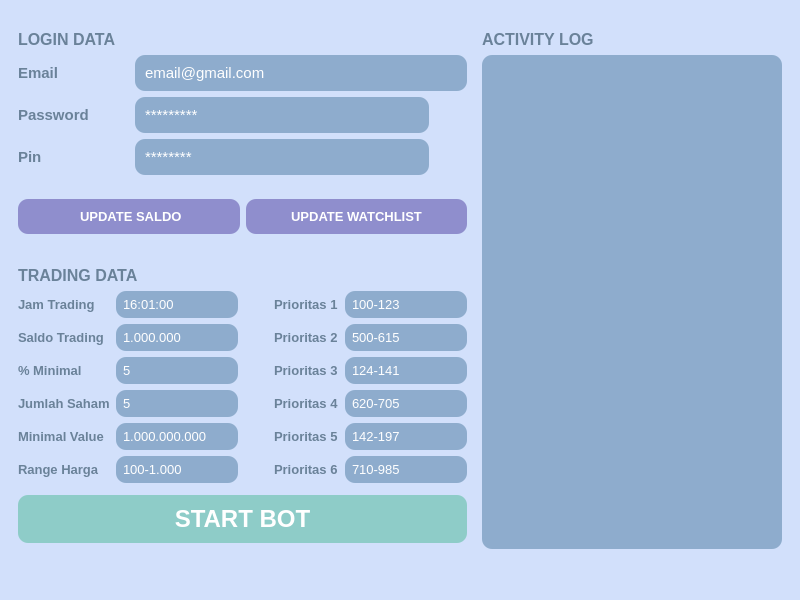
<?xml version="1.0" encoding="UTF-8"?>
<ui version="4.0">
 <class>STOCKBITBOT</class>
 <widget class="QMainWindow" name="STOCKBITBOT">
  <property name="geometry">
   <rect>
    <x>0</x>
    <y>0</y>
    <width>800</width>
    <height>600</height>
   </rect>
  </property>
  <property name="minimumSize">
   <size>
    <width>150</width>
    <height>0</height>
   </size>
  </property>
  <property name="font">
   <font>
    <pointsize>12</pointsize>
   </font>
  </property>
  <property name="windowTitle">
   <string>Stockbit Bot</string>
  </property>
  <property name="styleSheet">
   <string notr="true">background-color: rgb(210, 224, 251);</string>
  </property>
  <widget class="QWidget" name="centralwidget">
   <layout class="QGridLayout" name="gridLayout">
    <item row="8" column="2">
     <widget class="QLabel" name="label_8">
      <property name="font">
       <font>
        <pointsize>12</pointsize>
        <weight>75</weight>
        <bold>true</bold>
       </font>
      </property>
      <property name="styleSheet">
       <string notr="true">color: rgb(106, 130, 153);</string>
      </property>
      <property name="text">
       <string>TRADING DATA</string>
      </property>
     </widget>
    </item>
    <item row="1" column="2">
     <widget class="QLabel" name="label_6">
      <property name="sizePolicy">
       <sizepolicy hsizetype="Expanding" vsizetype="Preferred">
        <horstretch>0</horstretch>
        <verstretch>0</verstretch>
       </sizepolicy>
      </property>
      <property name="font">
       <font>
        <pointsize>12</pointsize>
        <weight>75</weight>
        <bold>true</bold>
       </font>
      </property>
      <property name="styleSheet">
       <string notr="true">color: rgb(106, 130, 153);</string>
      </property>
      <property name="text">
       <string>LOGIN DATA</string>
      </property>
     </widget>
    </item>
    <item row="6" column="2">
     <layout class="QGridLayout" name="gridLayout_4">
      <item row="0" column="1">
       <widget class="QPushButton" name="update_watchlist_button">
        <property name="sizePolicy">
         <sizepolicy hsizetype="Expanding" vsizetype="Preferred">
          <horstretch>0</horstretch>
          <verstretch>0</verstretch>
         </sizepolicy>
        </property>
        <property name="minimumSize">
         <size>
          <width>0</width>
          <height>0</height>
         </size>
        </property>
        <property name="font">
         <font>
          <pointsize>10</pointsize>
          <weight>75</weight>
          <bold>true</bold>
         </font>
        </property>
        <property name="styleSheet">
         <string notr="true">color: rgb(255, 255, 255);background-color: rgb(143, 142, 205);
border-radius: 10px;
padding: 10px;</string>
        </property>
        <property name="text">
         <string>UPDATE WATCHLIST</string>
        </property>
       </widget>
      </item>
      <item row="0" column="0">
       <widget class="QPushButton" name="update_saldo_button">
        <property name="sizePolicy">
         <sizepolicy hsizetype="Expanding" vsizetype="Preferred">
          <horstretch>0</horstretch>
          <verstretch>0</verstretch>
         </sizepolicy>
        </property>
        <property name="minimumSize">
         <size>
          <width>0</width>
          <height>0</height>
         </size>
        </property>
        <property name="sizeIncrement">
         <size>
          <width>0</width>
          <height>0</height>
         </size>
        </property>
        <property name="baseSize">
         <size>
          <width>10</width>
          <height>10</height>
         </size>
        </property>
        <property name="font">
         <font>
          <pointsize>10</pointsize>
          <weight>75</weight>
          <bold>true</bold>
         </font>
        </property>
        <property name="styleSheet">
         <string notr="true">background-color: rgb(143, 142, 205);
color: rgb(255, 255, 255);
border-radius: 10px;
padding: 1px;
</string>
        </property>
        <property name="text">
         <string> UPDATE SALDO</string>
        </property>
        <property name="checkable">
         <bool>false</bool>
        </property>
        <property name="autoDefault">
         <bool>false</bool>
        </property>
        <property name="default">
         <bool>false</bool>
        </property>
        <property name="flat">
         <bool>false</bool>
        </property>
       </widget>
      </item>
     </layout>
    </item>
    <item row="0" column="2">
     <spacer name="verticalSpacer">
      <property name="orientation">
       <enum>Qt::Vertical</enum>
      </property>
      <property name="sizeType">
       <enum>QSizePolicy::Preferred</enum>
      </property>
      <property name="sizeHint" stdset="0">
       <size>
        <width>20</width>
        <height>40</height>
       </size>
      </property>
     </spacer>
    </item>
    <item row="6" column="3">
     <spacer name="horizontalSpacer_3">
      <property name="orientation">
       <enum>Qt::Horizontal</enum>
      </property>
      <property name="sizeType">
       <enum>QSizePolicy::Preferred</enum>
      </property>
      <property name="sizeHint" stdset="0">
       <size>
        <width>40</width>
        <height>20</height>
       </size>
      </property>
     </spacer>
    </item>
    <item row="1" column="0">
     <spacer name="horizontalSpacer">
      <property name="orientation">
       <enum>Qt::Horizontal</enum>
      </property>
      <property name="sizeType">
       <enum>QSizePolicy::Preferred</enum>
      </property>
      <property name="sizeHint" stdset="0">
       <size>
        <width>40</width>
        <height>20</height>
       </size>
      </property>
     </spacer>
    </item>
    <item row="1" column="5">
     <spacer name="horizontalSpacer_2">
      <property name="orientation">
       <enum>Qt::Horizontal</enum>
      </property>
      <property name="sizeType">
       <enum>QSizePolicy::Preferred</enum>
      </property>
      <property name="sizeHint" stdset="0">
       <size>
        <width>40</width>
        <height>20</height>
       </size>
      </property>
     </spacer>
    </item>
    <item row="1" column="4">
     <layout class="QHBoxLayout" name="horizontalLayout_3">
      <item>
       <widget class="QLabel" name="activity_log_button">
        <property name="sizePolicy">
         <sizepolicy hsizetype="Expanding" vsizetype="Preferred">
          <horstretch>0</horstretch>
          <verstretch>0</verstretch>
         </sizepolicy>
        </property>
        <property name="font">
         <font>
          <pointsize>12</pointsize>
          <weight>75</weight>
          <bold>true</bold>
         </font>
        </property>
        <property name="styleSheet">
         <string notr="true">color: rgb(106, 130, 153);</string>
        </property>
        <property name="text">
         <string>ACTIVITY LOG</string>
        </property>
       </widget>
      </item>
      <item>
       <widget class="QLabel" name="timer_start_trading">
        <property name="sizePolicy">
         <sizepolicy hsizetype="Expanding" vsizetype="Preferred">
          <horstretch>0</horstretch>
          <verstretch>0</verstretch>
         </sizepolicy>
        </property>
        <property name="styleSheet">
         <string notr="true">color: rgb(255, 0, 0);</string>
        </property>
        <property name="text">
         <string/>
        </property>
        <property name="alignment">
         <set>Qt::AlignRight|Qt::AlignTrailing|Qt::AlignVCenter</set>
        </property>
       </widget>
      </item>
     </layout>
    </item>
    <item row="2" column="4" rowspan="11">
     <widget class="QPlainTextEdit" name="loggerPanel">
      <property name="enabled">
       <bool>true</bool>
      </property>
      <property name="sizePolicy">
       <sizepolicy hsizetype="Expanding" vsizetype="Expanding">
        <horstretch>0</horstretch>
        <verstretch>0</verstretch>
       </sizepolicy>
      </property>
      <property name="minimumSize">
       <size>
        <width>300</width>
        <height>0</height>
       </size>
      </property>
      <property name="sizeIncrement">
       <size>
        <width>5</width>
        <height>0</height>
       </size>
      </property>
      <property name="baseSize">
       <size>
        <width>0</width>
        <height>0</height>
       </size>
      </property>
      <property name="font">
       <font>
        <pointsize>7</pointsize>
       </font>
      </property>
      <property name="styleSheet">
       <string notr="true">border-color: rgb(0, 255, 127);
border-radius: 10px;
background-color: rgb(142, 172, 205);
color: rgb(0, 0, 0);
padding: 10px;</string>
      </property>
      <property name="plainText">
       <string/>
      </property>
     </widget>
    </item>
    <item row="2" column="2">
     <layout class="QGridLayout" name="gridLayout_3">
      <item row="1" column="2">
       <spacer name="horizontalSpacer_5">
        <property name="orientation">
         <enum>Qt::Horizontal</enum>
        </property>
        <property name="sizeType">
         <enum>QSizePolicy::Minimum</enum>
        </property>
        <property name="sizeHint" stdset="0">
         <size>
          <width>40</width>
          <height>20</height>
         </size>
        </property>
       </spacer>
      </item>
      <item row="2" column="1">
       <widget class="QLabel" name="pin_label">
        <property name="font">
         <font>
          <pointsize>11</pointsize>
          <weight>75</weight>
          <bold>true</bold>
         </font>
        </property>
        <property name="styleSheet">
         <string notr="true">color: rgb(106, 130, 153);</string>
        </property>
        <property name="text">
         <string>Pin</string>
        </property>
       </widget>
      </item>
      <item row="2" column="3">
       <widget class="QLineEdit" name="pin_input">
        <property name="sizePolicy">
         <sizepolicy hsizetype="Expanding" vsizetype="Preferred">
          <horstretch>0</horstretch>
          <verstretch>0</verstretch>
         </sizepolicy>
        </property>
        <property name="minimumSize">
         <size>
          <width>0</width>
          <height>0</height>
         </size>
        </property>
        <property name="font">
         <font>
          <pointsize>11</pointsize>
         </font>
        </property>
        <property name="styleSheet">
         <string notr="true">border-color: rgb(0, 255, 127);
border-radius: 10px;
color: rgb(255, 255, 255);
padding: 8px;
background-color: rgb(142, 172, 205);</string>
        </property>
        <property name="text">
         <string>********</string>
        </property>
       </widget>
      </item>
      <item row="1" column="3">
       <widget class="QLineEdit" name="password_input">
        <property name="sizePolicy">
         <sizepolicy hsizetype="Expanding" vsizetype="Preferred">
          <horstretch>0</horstretch>
          <verstretch>0</verstretch>
         </sizepolicy>
        </property>
        <property name="minimumSize">
         <size>
          <width>0</width>
          <height>0</height>
         </size>
        </property>
        <property name="font">
         <font>
          <pointsize>11</pointsize>
         </font>
        </property>
        <property name="styleSheet">
         <string notr="true">border-color: rgb(0, 255, 127);
border-radius: 10px;
background-color: rgb(142, 172, 205);
color: rgb(255, 255, 255);
padding:8px;</string>
        </property>
        <property name="text">
         <string>*********</string>
        </property>
       </widget>
      </item>
      <item row="1" column="1">
       <widget class="QLabel" name="password_label">
        <property name="font">
         <font>
          <pointsize>11</pointsize>
          <weight>75</weight>
          <bold>true</bold>
         </font>
        </property>
        <property name="styleSheet">
         <string notr="true">color: rgb(106, 130, 153);</string>
        </property>
        <property name="text">
         <string>Password</string>
        </property>
       </widget>
      </item>
      <item row="0" column="1">
       <widget class="QLabel" name="email_label">
        <property name="font">
         <font>
          <pointsize>11</pointsize>
          <weight>75</weight>
          <bold>true</bold>
         </font>
        </property>
        <property name="styleSheet">
         <string notr="true">color: rgb(106, 130, 153);</string>
        </property>
        <property name="text">
         <string>Email</string>
        </property>
       </widget>
      </item>
      <item row="2" column="4">
       <widget class="QPushButton" name="hide_pin_button">
        <property name="styleSheet">
         <string notr="true">border-radius: 10px;
padding: 5x;</string>
        </property>
        <property name="text">
         <string/>
        </property>
        <property name="icon">
         <iconset>
          <normaloff>../file source/show password.png</normaloff>../file source/show password.png</iconset>
        </property>
       </widget>
      </item>
      <item row="0" column="3" colspan="2">
       <widget class="QLineEdit" name="email_input">
        <property name="sizePolicy">
         <sizepolicy hsizetype="Expanding" vsizetype="Preferred">
          <horstretch>0</horstretch>
          <verstretch>0</verstretch>
         </sizepolicy>
        </property>
        <property name="minimumSize">
         <size>
          <width>0</width>
          <height>0</height>
         </size>
        </property>
        <property name="maximumSize">
         <size>
          <width>16777215</width>
          <height>16777215</height>
         </size>
        </property>
        <property name="font">
         <font>
          <pointsize>11</pointsize>
         </font>
        </property>
        <property name="styleSheet">
         <string notr="true">border-color: rgb(0, 255, 127);
border-radius: 10px;
background-color: rgb(142, 172, 205);
padding: 8px;
color: rgb(255, 255, 255);</string>
        </property>
        <property name="text">
         <string>email@gmail.com</string>
        </property>
       </widget>
      </item>
      <item row="1" column="4">
       <widget class="QPushButton" name="hide_password_button">
        <property name="styleSheet">
         <string notr="true">border-radius: 10px;
padding: 5x;</string>
        </property>
        <property name="text">
         <string/>
        </property>
        <property name="icon">
         <iconset>
          <normaloff>../file source/show password.png</normaloff>../file source/show password.png</iconset>
        </property>
       </widget>
      </item>
     </layout>
    </item>
    <item row="9" column="2">
     <layout class="QGridLayout" name="gridLayout_6">
      <item row="6" column="2">
       <spacer name="horizontalSpacer_4">
        <property name="orientation">
         <enum>Qt::Horizontal</enum>
        </property>
        <property name="sizeType">
         <enum>QSizePolicy::Preferred</enum>
        </property>
        <property name="sizeHint" stdset="0">
         <size>
          <width>40</width>
          <height>20</height>
         </size>
        </property>
       </spacer>
      </item>
      <item row="5" column="4">
       <widget class="QLineEdit" name="prioritas5_input">
        <property name="sizePolicy">
         <sizepolicy hsizetype="Expanding" vsizetype="Expanding">
          <horstretch>0</horstretch>
          <verstretch>0</verstretch>
         </sizepolicy>
        </property>
        <property name="minimumSize">
         <size>
          <width>0</width>
          <height>0</height>
         </size>
        </property>
        <property name="font">
         <font>
          <pointsize>10</pointsize>
         </font>
        </property>
        <property name="styleSheet">
         <string notr="true">border-color: rgb(0, 255, 127);
border-radius: 10px;
background-color: rgb(142, 172, 205);
color: rgb(255, 255, 255);
padding: 5px;</string>
        </property>
        <property name="text">
         <string>142-197</string>
        </property>
       </widget>
      </item>
      <item row="6" column="3">
       <widget class="QLabel" name="label_7">
        <property name="font">
         <font>
          <pointsize>10</pointsize>
          <weight>75</weight>
          <bold>true</bold>
         </font>
        </property>
        <property name="styleSheet">
         <string notr="true">color: rgb(106, 130, 153);</string>
        </property>
        <property name="text">
         <string>Prioritas 6</string>
        </property>
       </widget>
      </item>
      <item row="5" column="3">
       <widget class="QLabel" name="label_5">
        <property name="font">
         <font>
          <pointsize>10</pointsize>
          <weight>75</weight>
          <bold>true</bold>
         </font>
        </property>
        <property name="styleSheet">
         <string notr="true">color: rgb(106, 130, 153);</string>
        </property>
        <property name="text">
         <string>Prioritas 5</string>
        </property>
       </widget>
      </item>
      <item row="2" column="4">
       <widget class="QLineEdit" name="prioritas2_input">
        <property name="sizePolicy">
         <sizepolicy hsizetype="Expanding" vsizetype="Expanding">
          <horstretch>0</horstretch>
          <verstretch>0</verstretch>
         </sizepolicy>
        </property>
        <property name="font">
         <font>
          <pointsize>10</pointsize>
         </font>
        </property>
        <property name="styleSheet">
         <string notr="true">border-color: rgb(0, 255, 127);
border-radius: 10px;
background-color: rgb(142, 172, 205);
color: rgb(255, 255, 255);
padding: 5px;</string>
        </property>
        <property name="text">
         <string>500-615</string>
        </property>
       </widget>
      </item>
      <item row="1" column="4">
       <widget class="QLineEdit" name="prioritas1_input">
        <property name="sizePolicy">
         <sizepolicy hsizetype="Expanding" vsizetype="Expanding">
          <horstretch>0</horstretch>
          <verstretch>0</verstretch>
         </sizepolicy>
        </property>
        <property name="minimumSize">
         <size>
          <width>0</width>
          <height>0</height>
         </size>
        </property>
        <property name="font">
         <font>
          <pointsize>10</pointsize>
         </font>
        </property>
        <property name="styleSheet">
         <string notr="true">border-color: rgb(0, 255, 127);
border-radius: 10px;
color: rgb(255, 255, 255);
padding: 5px;
background-color: rgb(142, 172, 205);</string>
        </property>
        <property name="text">
         <string>100-123</string>
        </property>
       </widget>
      </item>
      <item row="6" column="0">
       <widget class="QLabel" name="range_harga_label">
        <property name="font">
         <font>
          <pointsize>10</pointsize>
          <weight>75</weight>
          <bold>true</bold>
         </font>
        </property>
        <property name="styleSheet">
         <string notr="true">color: rgb(106, 130, 153);</string>
        </property>
        <property name="text">
         <string>Range Harga</string>
        </property>
       </widget>
      </item>
      <item row="2" column="3">
       <widget class="QLabel" name="label_2">
        <property name="font">
         <font>
          <pointsize>10</pointsize>
          <weight>75</weight>
          <bold>true</bold>
         </font>
        </property>
        <property name="styleSheet">
         <string notr="true">color: rgb(106, 130, 153);</string>
        </property>
        <property name="text">
         <string>Prioritas 2</string>
        </property>
       </widget>
      </item>
      <item row="1" column="3">
       <widget class="QLabel" name="label">
        <property name="font">
         <font>
          <pointsize>10</pointsize>
          <weight>75</weight>
          <bold>true</bold>
         </font>
        </property>
        <property name="styleSheet">
         <string notr="true">color: rgb(106, 130, 153);</string>
        </property>
        <property name="text">
         <string>Prioritas 1</string>
        </property>
       </widget>
      </item>
      <item row="6" column="4">
       <widget class="QLineEdit" name="prioritas6_input">
        <property name="sizePolicy">
         <sizepolicy hsizetype="Expanding" vsizetype="Expanding">
          <horstretch>0</horstretch>
          <verstretch>0</verstretch>
         </sizepolicy>
        </property>
        <property name="minimumSize">
         <size>
          <width>0</width>
          <height>0</height>
         </size>
        </property>
        <property name="font">
         <font>
          <pointsize>10</pointsize>
          <weight>50</weight>
          <bold>false</bold>
         </font>
        </property>
        <property name="styleSheet">
         <string notr="true">border-color: rgb(0, 255, 127);
border-radius: 10px;
background-color: rgb(142, 172, 205);
color: rgb(255, 255, 255);
padding: 5px;</string>
        </property>
        <property name="text">
         <string>710-985</string>
        </property>
       </widget>
      </item>
      <item row="6" column="1">
       <widget class="QLineEdit" name="range_harga_input">
        <property name="sizePolicy">
         <sizepolicy hsizetype="Expanding" vsizetype="Expanding">
          <horstretch>0</horstretch>
          <verstretch>0</verstretch>
         </sizepolicy>
        </property>
        <property name="minimumSize">
         <size>
          <width>0</width>
          <height>0</height>
         </size>
        </property>
        <property name="font">
         <font>
          <pointsize>10</pointsize>
         </font>
        </property>
        <property name="styleSheet">
         <string notr="true">border-color: rgb(0, 255, 127);
border-radius: 10px;
background-color: rgb(142, 172, 205);
color: rgb(255, 255, 255);
padding: 5px;</string>
        </property>
        <property name="text">
         <string>100-1.000</string>
        </property>
       </widget>
      </item>
      <item row="3" column="4">
       <widget class="QLineEdit" name="prioritas3_input">
        <property name="sizePolicy">
         <sizepolicy hsizetype="Expanding" vsizetype="Expanding">
          <horstretch>0</horstretch>
          <verstretch>0</verstretch>
         </sizepolicy>
        </property>
        <property name="minimumSize">
         <size>
          <width>0</width>
          <height>0</height>
         </size>
        </property>
        <property name="font">
         <font>
          <pointsize>10</pointsize>
         </font>
        </property>
        <property name="styleSheet">
         <string notr="true">border-color: rgb(0, 255, 127);
border-radius: 10px;
background-color: rgb(142, 172, 205);
color: rgb(255, 255, 255);
padding: 5px;</string>
        </property>
        <property name="text">
         <string>124-141</string>
        </property>
       </widget>
      </item>
      <item row="3" column="3">
       <widget class="QLabel" name="label_3">
        <property name="font">
         <font>
          <pointsize>10</pointsize>
          <weight>75</weight>
          <bold>true</bold>
         </font>
        </property>
        <property name="styleSheet">
         <string notr="true">color: rgb(106, 130, 153);</string>
        </property>
        <property name="text">
         <string>Prioritas 3</string>
        </property>
       </widget>
      </item>
      <item row="4" column="3">
       <widget class="QLabel" name="label_4">
        <property name="font">
         <font>
          <pointsize>10</pointsize>
          <weight>75</weight>
          <bold>true</bold>
         </font>
        </property>
        <property name="styleSheet">
         <string notr="true">color: rgb(106, 130, 153);</string>
        </property>
        <property name="text">
         <string>Prioritas 4</string>
        </property>
       </widget>
      </item>
      <item row="4" column="4">
       <widget class="QLineEdit" name="prioritas4_input">
        <property name="sizePolicy">
         <sizepolicy hsizetype="Expanding" vsizetype="Expanding">
          <horstretch>0</horstretch>
          <verstretch>0</verstretch>
         </sizepolicy>
        </property>
        <property name="minimumSize">
         <size>
          <width>0</width>
          <height>0</height>
         </size>
        </property>
        <property name="font">
         <font>
          <pointsize>10</pointsize>
         </font>
        </property>
        <property name="styleSheet">
         <string notr="true">border-color: rgb(0, 255, 127);
border-radius: 10px;
background-color: rgb(142, 172, 205);
color: rgb(255, 255, 255);
padding: 5px;</string>
        </property>
        <property name="text">
         <string>620-705</string>
        </property>
       </widget>
      </item>
      <item row="3" column="1">
       <widget class="QLineEdit" name="persentase_saham_input">
        <property name="sizePolicy">
         <sizepolicy hsizetype="Expanding" vsizetype="Expanding">
          <horstretch>0</horstretch>
          <verstretch>0</verstretch>
         </sizepolicy>
        </property>
        <property name="minimumSize">
         <size>
          <width>0</width>
          <height>0</height>
         </size>
        </property>
        <property name="font">
         <font>
          <pointsize>10</pointsize>
         </font>
        </property>
        <property name="styleSheet">
         <string notr="true">border-color: rgb(0, 255, 127);
border-radius: 10px;
background-color: rgb(142, 172, 205);
color: rgb(255, 255, 255);
padding: 5px;</string>
        </property>
        <property name="text">
         <string>5</string>
        </property>
       </widget>
      </item>
      <item row="5" column="0">
       <widget class="QLabel" name="range_value_label">
        <property name="font">
         <font>
          <pointsize>10</pointsize>
          <weight>75</weight>
          <bold>true</bold>
         </font>
        </property>
        <property name="styleSheet">
         <string notr="true">color: rgb(106, 130, 153);</string>
        </property>
        <property name="text">
         <string>Minimal Value</string>
        </property>
       </widget>
      </item>
      <item row="4" column="1">
       <widget class="QLineEdit" name="jumlah_saham_input">
        <property name="sizePolicy">
         <sizepolicy hsizetype="Expanding" vsizetype="Expanding">
          <horstretch>0</horstretch>
          <verstretch>0</verstretch>
         </sizepolicy>
        </property>
        <property name="minimumSize">
         <size>
          <width>0</width>
          <height>0</height>
         </size>
        </property>
        <property name="font">
         <font>
          <pointsize>10</pointsize>
         </font>
        </property>
        <property name="styleSheet">
         <string notr="true">border-color: rgb(0, 255, 127);
border-radius: 10px;
background-color: rgb(142, 172, 205);
color: rgb(255, 255, 255);
padding: 5px;</string>
        </property>
        <property name="text">
         <string>5</string>
        </property>
       </widget>
      </item>
      <item row="4" column="0">
       <widget class="QLabel" name="max_saham_dibeli_label">
        <property name="font">
         <font>
          <pointsize>10</pointsize>
          <weight>75</weight>
          <bold>true</bold>
         </font>
        </property>
        <property name="styleSheet">
         <string notr="true">color: rgb(106, 130, 153);</string>
        </property>
        <property name="text">
         <string>Jumlah Saham</string>
        </property>
       </widget>
      </item>
      <item row="3" column="0">
       <widget class="QLabel" name="persentase_kenaikan_saham_label">
        <property name="font">
         <font>
          <pointsize>10</pointsize>
          <weight>75</weight>
          <bold>true</bold>
         </font>
        </property>
        <property name="styleSheet">
         <string notr="true">color: rgb(106, 130, 153);</string>
        </property>
        <property name="text">
         <string>% Minimal</string>
        </property>
       </widget>
      </item>
      <item row="2" column="0">
       <widget class="QLabel" name="saldo_trading_label">
        <property name="font">
         <font>
          <pointsize>10</pointsize>
          <weight>75</weight>
          <bold>true</bold>
         </font>
        </property>
        <property name="styleSheet">
         <string notr="true">color: rgb(106, 130, 153);</string>
        </property>
        <property name="text">
         <string>Saldo Trading</string>
        </property>
       </widget>
      </item>
      <item row="1" column="0">
       <widget class="QLabel" name="jam_trading_label">
        <property name="font">
         <font>
          <pointsize>10</pointsize>
          <weight>75</weight>
          <bold>true</bold>
         </font>
        </property>
        <property name="styleSheet">
         <string notr="true">color: rgb(106, 130, 153);</string>
        </property>
        <property name="text">
         <string>Jam Trading</string>
        </property>
       </widget>
      </item>
      <item row="1" column="1">
       <widget class="QLineEdit" name="jam_trading_input">
        <property name="sizePolicy">
         <sizepolicy hsizetype="Expanding" vsizetype="Expanding">
          <horstretch>0</horstretch>
          <verstretch>0</verstretch>
         </sizepolicy>
        </property>
        <property name="minimumSize">
         <size>
          <width>0</width>
          <height>0</height>
         </size>
        </property>
        <property name="font">
         <font>
          <pointsize>10</pointsize>
         </font>
        </property>
        <property name="styleSheet">
         <string notr="true">border-color: rgb(0, 255, 127);
border-radius: 10px;
background-color: rgb(142, 172, 205);
color: rgb(255, 255, 255);
padding: 5px;</string>
        </property>
        <property name="text">
         <string>16:01:00</string>
        </property>
       </widget>
      </item>
      <item row="5" column="1">
       <widget class="QLineEdit" name="range_value_input">
        <property name="sizePolicy">
         <sizepolicy hsizetype="Expanding" vsizetype="Expanding">
          <horstretch>0</horstretch>
          <verstretch>0</verstretch>
         </sizepolicy>
        </property>
        <property name="minimumSize">
         <size>
          <width>0</width>
          <height>0</height>
         </size>
        </property>
        <property name="font">
         <font>
          <pointsize>10</pointsize>
         </font>
        </property>
        <property name="styleSheet">
         <string notr="true">border-color: rgb(0, 255, 127);
border-radius: 10px;
background-color: rgb(142, 172, 205);
color: rgb(255, 255, 255);
padding: 5px;</string>
        </property>
        <property name="text">
         <string>1.000.000.000</string>
        </property>
       </widget>
      </item>
      <item row="2" column="1">
       <widget class="QLineEdit" name="saldo_trading_input">
        <property name="sizePolicy">
         <sizepolicy hsizetype="Expanding" vsizetype="Expanding">
          <horstretch>0</horstretch>
          <verstretch>0</verstretch>
         </sizepolicy>
        </property>
        <property name="minimumSize">
         <size>
          <width>0</width>
          <height>0</height>
         </size>
        </property>
        <property name="font">
         <font>
          <pointsize>10</pointsize>
         </font>
        </property>
        <property name="styleSheet">
         <string notr="true">border-color: rgb(0, 255, 127);
border-radius: 10px;
background-color: rgb(142, 172, 205);
color: rgb(255, 255, 255);
padding: 5px;</string>
        </property>
        <property name="text">
         <string>1.000.000</string>
        </property>
       </widget>
      </item>
     </layout>
    </item>
    <item row="11" column="2">
     <widget class="QPushButton" name="start_button">
      <property name="sizePolicy">
       <sizepolicy hsizetype="Minimum" vsizetype="Preferred">
        <horstretch>0</horstretch>
        <verstretch>0</verstretch>
       </sizepolicy>
      </property>
      <property name="minimumSize">
       <size>
        <width>0</width>
        <height>0</height>
       </size>
      </property>
      <property name="font">
       <font>
        <pointsize>18</pointsize>
        <weight>75</weight>
        <bold>true</bold>
       </font>
      </property>
      <property name="styleSheet">
       <string notr="true">background-color: rgb(142, 204, 200);
color: rgb(255, 255, 255);
border-radius: 10px;
padding: 10px;</string>
      </property>
      <property name="text">
       <string>START BOT</string>
      </property>
     </widget>
    </item>
    <item row="13" column="4">
     <spacer name="verticalSpacer_2">
      <property name="orientation">
       <enum>Qt::Vertical</enum>
      </property>
      <property name="sizeType">
       <enum>QSizePolicy::Preferred</enum>
      </property>
      <property name="sizeHint" stdset="0">
       <size>
        <width>20</width>
        <height>40</height>
       </size>
      </property>
     </spacer>
    </item>
    <item row="7" column="2">
     <spacer name="verticalSpacer_3">
      <property name="orientation">
       <enum>Qt::Vertical</enum>
      </property>
      <property name="sizeType">
       <enum>QSizePolicy::Expanding</enum>
      </property>
      <property name="sizeHint" stdset="0">
       <size>
        <width>20</width>
        <height>40</height>
       </size>
      </property>
     </spacer>
    </item>
   </layout>
  </widget>
  <widget class="QMenuBar" name="menubar">
   <property name="geometry">
    <rect>
     <x>0</x>
     <y>0</y>
     <width>800</width>
     <height>21</height>
    </rect>
   </property>
  </widget>
  <widget class="QStatusBar" name="statusbar"/>
 </widget>
 <tabstops>
  <tabstop>email_input</tabstop>
  <tabstop>password_input</tabstop>
  <tabstop>pin_input</tabstop>
  <tabstop>update_saldo_button</tabstop>
  <tabstop>update_watchlist_button</tabstop>
  <tabstop>jam_trading_input</tabstop>
  <tabstop>saldo_trading_input</tabstop>
  <tabstop>persentase_saham_input</tabstop>
  <tabstop>jumlah_saham_input</tabstop>
  <tabstop>range_value_input</tabstop>
  <tabstop>range_harga_input</tabstop>
  <tabstop>prioritas1_input</tabstop>
  <tabstop>prioritas2_input</tabstop>
  <tabstop>prioritas3_input</tabstop>
  <tabstop>prioritas4_input</tabstop>
  <tabstop>prioritas5_input</tabstop>
  <tabstop>prioritas6_input</tabstop>
  <tabstop>start_button</tabstop>
  <tabstop>hide_password_button</tabstop>
  <tabstop>hide_pin_button</tabstop>
  <tabstop>loggerPanel</tabstop>
 </tabstops>
 <resources/>
 <connections/>
</ui>
